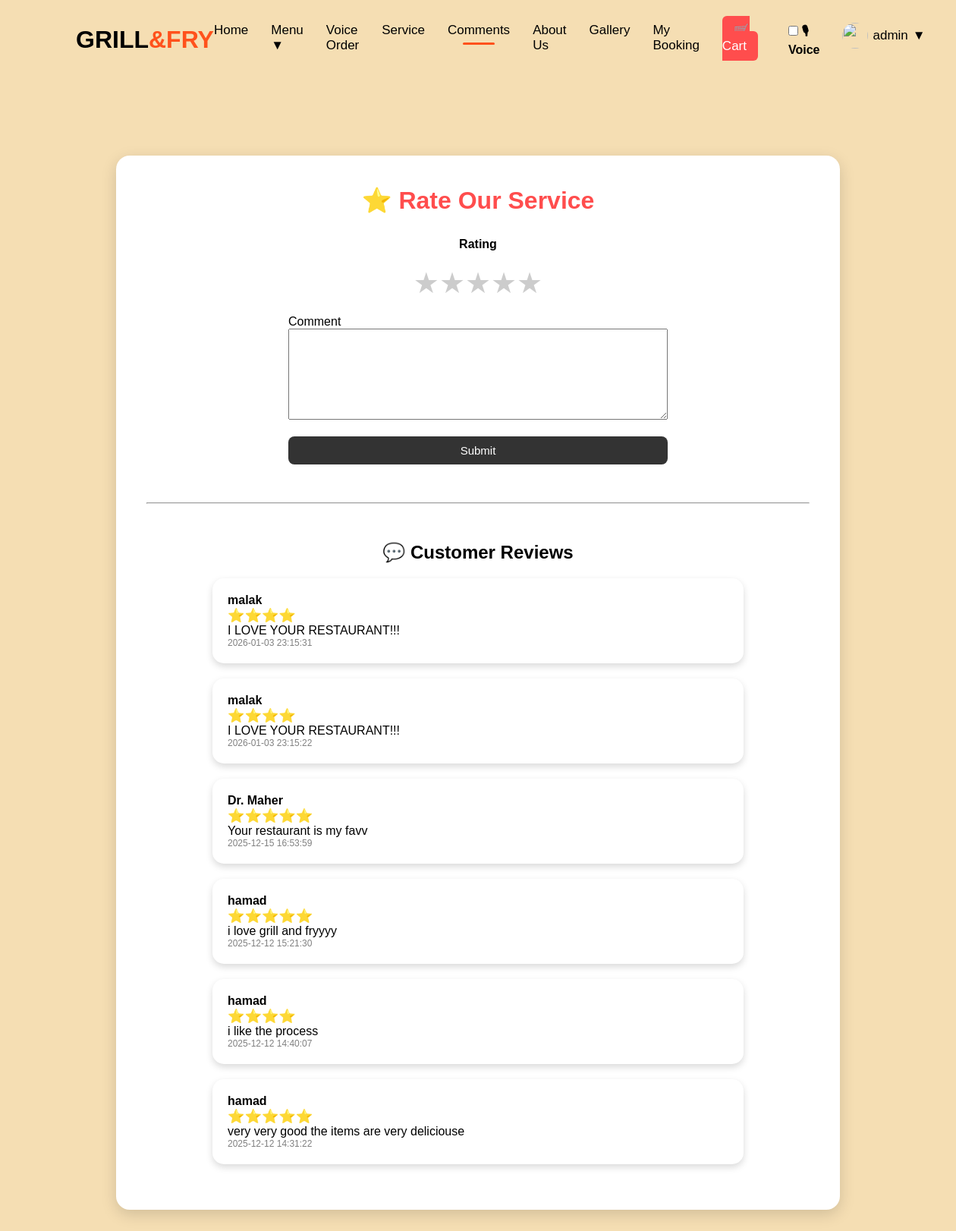
Screenshot of /customer_comments.php (signed in) with the database file from the repository.
### tables this page shows
CREATE TABLE `grill_fry_users` (
  `id` int(11) UNSIGNED NOT NULL,
  `name` varchar(255) DEFAULT NULL,
  `email` varchar(255) DEFAULT NULL,
  `password` varchar(255) NOT NULL,
  `admin` tinyint(1) NOT NULL DEFAULT 0,
  `phone` varchar(50) NOT NULL,
  `gender` varchar(10) NOT NULL,
  `birthday` date NOT NULL DEFAULT '2000-01-01',
  `profile_image` varchar(255) DEFAULT NULL,
  `avatar` varchar(255) DEFAULT NULL,
  `created_at` datetime DEFAULT current_timestamp()
);

CREATE TABLE `reviews` (
  `id` int(11) NOT NULL,
  `user_id` int(11) NOT NULL,
  `rating` int(11) DEFAULT NULL CHECK (`rating` between 1 and 5),
  `comment` text DEFAULT NULL,
  `status` enum('pending','approved') DEFAULT 'pending',
  `created_at` timestamp NOT NULL DEFAULT current_timestamp()
);

### customer_comments.php (the view, shortened to what this page needs)
<?php
require 'connection.php';
$approved = $connection->query("
SELECT r.rating, r.comment, r.created_at, u.name
FROM reviews r
JOIN grill_fry_users u ON r.user_id = u.id
WHERE r.status = 'approved'
ORDER BY r.created_at DESC
");
?>
<!DOCTYPE html>
<html lang="en">
<head>
<link rel="stylesheet" href="stylesheet.css">
<link rel="stylesheet" href="order_style.css">
</head>
<body>
<?php include 'nav.php'; ?>
<div class="page-container">
    <h1 class="page-title">⭐ Rate Our Service</h1>
    <form method="post" style="max-width:500px;margin:30px auto;">
        <label style="display:block;text-align:center;font-weight:bold;">
            Rating
        </label>
        <div class="star-rating" id="stars">
            <span class="star" data-value="1">★</span>
            <span class="star" data-value="2">★</span>
            <span class="star" data-value="3">★</span>
            <span class="star" data-value="4">★</span>
            <span class="star" data-value="5">★</span>
        </div>
        <label>Comment</label>
        <textarea name="comment" required style="width:100%;height:120px;"></textarea>
        <br><br>
        <button class="btn btn-dark" style="width:100%;">Submit</button>
    </form>
    <hr style="margin:50px 0;">
    <h2 style="text-align:center;">💬 Customer Reviews</h2>
    <?php if ($approved->num_rows == 0): ?>
        <p style="text-align:center;">No reviews yet.</p>
    <?php else: ?>
        <?php while ($row = $approved->fetch_assoc()): ?>
            <div class="review-box">
                <b><?php echo htmlspecialchars($row['name']); ?></b><br>
                <div class="review-stars">
                    <?php echo str_repeat("⭐", $row['rating']); ?>
                </div>
                <p><?php echo htmlspecialchars($row['comment']); ?></p>
                <div class="review-date">
                    <?php echo $row['created_at']; ?>
                </div>
            </div>
        <?php endwhile; ?>
    <?php endif; ?>
</div>
</body>
</html>

### nav.php (shortened to what this page needs)
<?php
require_once 'connection.php';
$current = basename($_SERVER['PHP_SELF']);
$navUser = null;
if (isset($_SESSION['user_id'])) {
    $stmt = $connection->prepare("
        SELECT name, avatar
        FROM grill_fry_users
        WHERE id = ?
    ");
    $stmt->bind_param("i", $_SESSION['user_id']);
    $stmt->execute();
    $navUser = $stmt->get_result()->fetch_assoc();
}
?>
<div class="nav">
    <div class="logo"><h1>GRILL<b>&</b><b>FRY</b></h1></div>
    <ul>
        <li>
            <a href="afterlogin.php"
               class="<?= $current=='afterlogin.php'?'active':'' ?>"
               data-voice="home">Home</a>
        </li>
        <li class="menu-parent">
            <a href="#"
               id="menuToggle"
               class="<?= in_array($current,['menu.php','category_items.php'])?'active':'' ?>"
               data-voice="menu">
                Menu <span id="menuArrow">▼</span>
            </a>
        </li>
        <li>
            <a href="voiceorder.php"
               class="<?= $current=='voiceorder.php'?'active':'' ?>"
               data-voice="voice order">Voice Order</a>
        </li>
        <li>
            <a href="services.php"
               class="<?= $current=='services.php'?'active':'' ?>"
               data-voice="service">Service</a>
        </li>
        <li>
            <a href="customer_comments.php"
               class="<?= $current=='customer_comments.php'?'active':'' ?>"
               data-voice="comments">Comments</a>
        </li>
        <li>
            <a href="aboutus.php"
               class="<?= $current=='aboutus.php'?'active':'' ?>"
               data-voice="about">About Us</a>
        </li>
        <li>
            <a href="gallery.php"
               class="<?= $current=='gallery.php'?'active':'' ?>"
               data-voice="gallery">Gallery</a>
        </li>
        <li>
            <a href="mybooking.php"
               class="<?= $current=='mybooking.php'?'active':'' ?>"
               data-voice="booking">My Booking</a>
        </li>
        <li class="cart-icon">
            <a href="cart.php"
               class="<?= $current=='cart.php'?'active':'' ?>"
               data-voice="cart"
               style="background:#ff4d4d;color:white;padding:10px 15px;border-radius:6px;">
               🛒 Cart
            </a>
        </li>
        <li class="voice-toggle">
            <label>
                <input type="checkbox" id="voiceToggle"> 🎙 Voice
            </label>
        </li>
        <?php if ($navUser): ?>
        <li class="profile-parent">
            <a href="#"
               id="profileToggle"
               class="profile-trigger <?= in_array($current,['profile.php','my_orders.php'])?'active':'' ?>"
               data-voice="profile">
                <img src="<?= $navUser['avatar'] ? 'uploads/avatars/'.$navUser['avatar'] : 'default.png' ?>">
                <?= htmlspecialchars($navUser['name']) ?>
                <span id="profileArrow">▼</span>
            </a>
        </li>
        <?php endif; ?>
    </ul>
</div>

### stylesheet.css (style rules this page uses)
body { margin: 0 100px; background-color:wheat }
.nav { width: 100%; display: flex; justify-content: space-between; align-items: center; padding: 30px 0; }
.nav .logo h1 { font-weight: 600; font-family: sans-serif; color: #000000; }
.nav .logo b { color: #ff511c; }
.nav ul { display: flex; list-style: none; }
.nav ul li { margin-right:30px; }
.nav ul li a { text-decoration: none; color:#000000; font-weight: 500; font-family: sans-serif; font-size:17px ; }
.nav ul .active::after { content: ''; width: 50%; height: 3px; background-color: #ff511c; display: flex; position: relative; margin-left: 10px; }
input { padding: 10px 20px; cursor: pointer; font-weight:600 ; }

### order_style.css (style rules this page uses)
body { background-color: wheat; font-family: Arial, sans-serif; }
.page-container { width: 90%; max-width: 1000px; margin: 100px auto; background: white; padding: 40px; border-radius: 18px; box-shadow: 0 6px 20px rgba(0,0,0,0.15); }
.page-title { text-align: center; color: #ff4d4d; margin-bottom: 30px; font-size: 32px; }
.btn { display: inline-block; padding: 10px 20px; border-radius: 8px; text-decoration: none; color: white; background: #ff4d4d; transition: 0.3s; font-size: 15px; border: none; cursor: pointer; }
.btn-dark { background: #333; }

### customer_comments.php (style rules this page uses)
.star-rating { display: flex; justify-content: center; font-size: 38px; cursor: pointer; margin: 20px 0; }
.star { color: #ccc; transition: color 0.2s; }
.review-box { background: white; padding: 20px; margin: 20px auto; max-width: 700px; border-radius: 15px; box-shadow: 0 4px 10px rgba(0,0,0,.15); }
.review-stars { color: #ffb400; font-size: 18px; }
.review-date { font-size: 12px; color: gray; }

### nav.php (style rules this page uses)
.nav ul li a.active::after { content:''; display:block; width:50%; height:3px; background:#ff511c; margin:6px auto 0 auto; border-radius:2px; }
.menu-parent, .profile-parent { position: relative; }
.profile-trigger { display:flex; align-items:center; gap:6px; cursor:pointer; }
.profile-trigger img { width:34px; height:34px; border-radius:50%; object-fit:cover; }
.voice-toggle { margin-left:10px; font-weight:bold; }

### rows the page displays
grill_fry_users: name "admin"
reviews: user.name "malak", rating "⭐⭐⭐⭐", comment "I LOVE YOUR RESTAURANT!!!", created_at "2026-01-03 23:15:31"
reviews: user.name "malak", rating "⭐⭐⭐⭐", comment "I LOVE YOUR RESTAURANT!!!", created_at "2026-01-03 23:15:22"
reviews: user.name "Dr. Maher", rating "⭐⭐⭐⭐⭐", comment "Your restaurant is my favv", created_at "2025-12-15 16:53:59"
reviews: user.name "hamad", rating "⭐⭐⭐⭐⭐", comment "i love grill and fryyyy", created_at "2025-12-12 15:21:30"
reviews: user.name "hamad", rating "⭐⭐⭐⭐", comment "i like the process", created_at "2025-12-12 14:40:07"
reviews: user.name "hamad", rating "⭐⭐⭐⭐⭐", comment "very very good the items are very deliciouse", created_at "2025-12-12 14:31:22"
